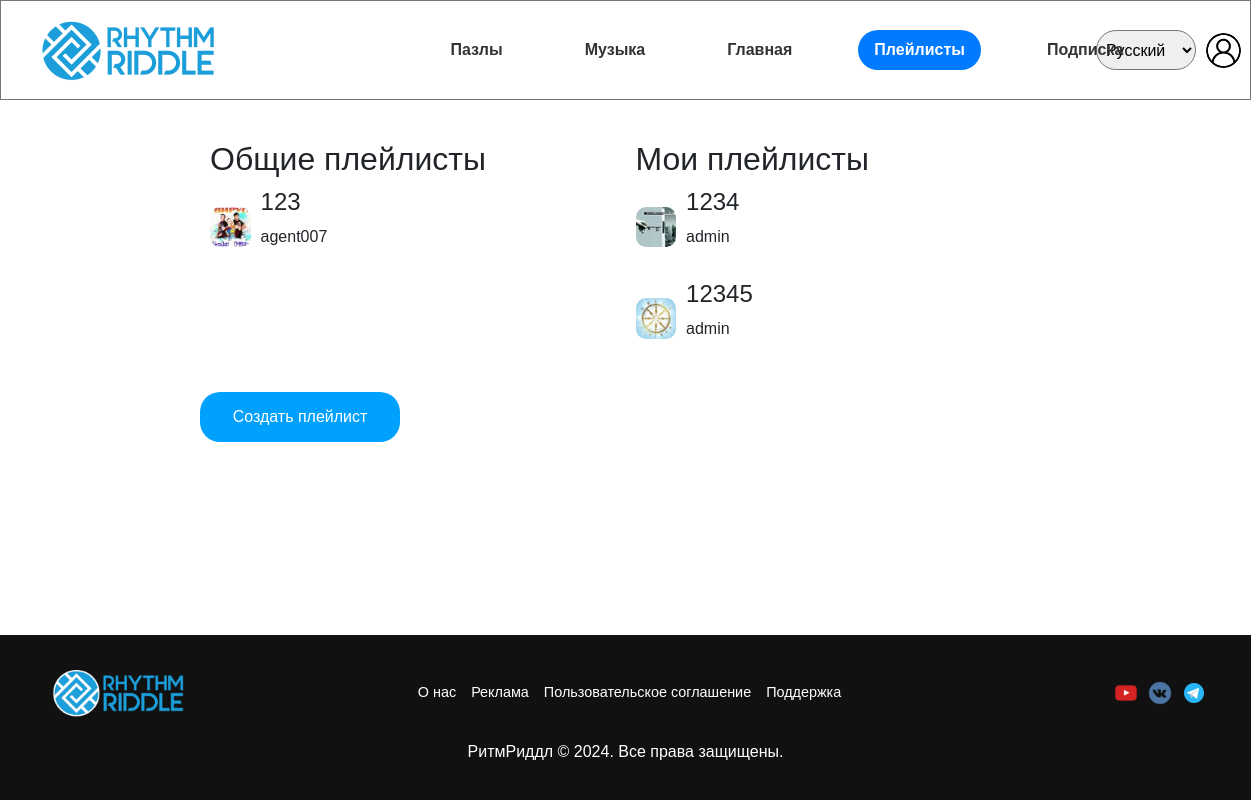
/main/playlists (signed in), run on an earlier commit of the app's database.
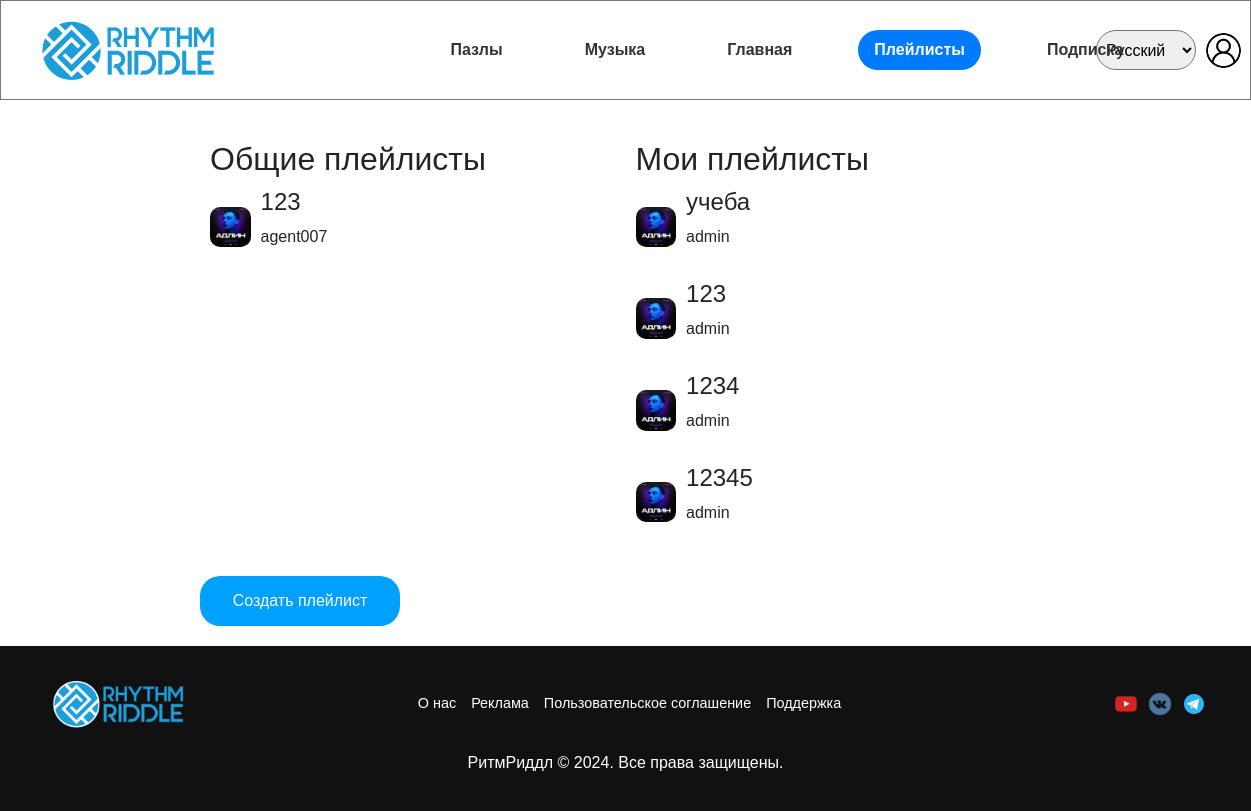
And on a later commit of the database.
### main/models.py (models this page shows, shortened)
class Playlist(models.Model):
    title = models.CharField(max_length=255)
    cover = models.ImageField(upload_to='covers/')
    owner = models.ForeignKey(User, on_delete=models.CASCADE)
    songs = models.ManyToManyField('Song', blank=True)
    class Meta:
        verbose_name = 'Плейлист'
        verbose_name_plural = 'Плейлисты'

### main/views.py (the view)
# urls.py: path('/playlists', views.playlists, name='playlists'), # Плейлисты
@login_required
def playlists(request):
    my_playlists = Playlist.objects.filter(owner=request.user)
    shared_playlists = Playlist.objects.exclude(owner=request.user)
    return render(request, 'main/playlists.html', {
        'my_playlists': my_playlists,
        'shared_playlists': shared_playlists,
    })

### main/templates/main/playlists.html (shortened to what this page needs)
{% extends 'main/layout.html' %}
{% load static %}
{% block extrastyles %}
    <link rel="stylesheet" href="{% static 'main/css/playlists.css' %}">
{% endblock %}
{% block content %}
    <div class="playlists-container">
        <div class="playlists-column">
            <h2>Общие плейлисты</h2>
            <div class="playlists">
                {% for playlist in shared_playlists %}
                    <div class="playlist-item" onclick="window.location.href='{% url 'playlist_detail' playlist.id %}'">
                        <img style="width: 10%; border-radius: 10px" src="{{ playlist.cover.url }}" alt="Обложка {{ playlist.title }}">
                        <div class="playlist-info">
                            <h4>{{ playlist.title }}</h4>
                            <p>{{ playlist.owner.username }}</p>
                        </div>
                    </div>
                {% empty %}
                    <p>У вас нет общих плейлистов.</p>
                {% endfor %}
            </div>
        </div>
        <div class="playlists-column">
            <h2>Мои плейлисты</h2>
            <div class="playlists">
                {% for playlist in my_playlists %}
                    <div class="playlist-item" onclick="window.location.href='{% url 'playlist_detail' playlist.id %}'">
                        <img style="width: 10%; border-radius: 10px" src="{{ playlist.cover.url }}" alt="Обложка {{ playlist.title }}">
                        <div class="playlist-info">
                            <h4>{{ playlist.title }}</h4>
                            <p>{{ playlist.owner.username }}</p>
                        </div>
                    </div>
                {% empty %}
                    <p>У вас нет никаких плейлистов.</p>
                {% endfor %}
            </div>
        </div>
    </div>
    <button id="createPlaylistBtn">Создать плейлист</button>
{% endblock %}

What changed in the data, as far as the page shows it:
removed Playlist: cover (picture), title "123", owner.username "agent007", shown under "Общие плейлисты"
removed Playlist: cover (picture), title "1234", owner.username "admin", shown under "Мои плейлисты"
removed Playlist: cover (picture), title "12345", owner.username "admin", shown under "Мои плейлисты"
added Playlist: cover (picture), title "123", owner.username "agent007", shown under "Общие плейлисты"
added Playlist: cover (picture), title "учеба", owner.username "admin", shown under "Мои плейлисты"
added Playlist: cover (picture), title "123", owner.username "admin", shown under "Мои плейлисты"
added Playlist: cover (picture), title "1234", owner.username "admin", shown under "Мои плейлисты"
added Playlist: cover (picture), title "12345", owner.username "admin", shown under "Мои плейлисты"
